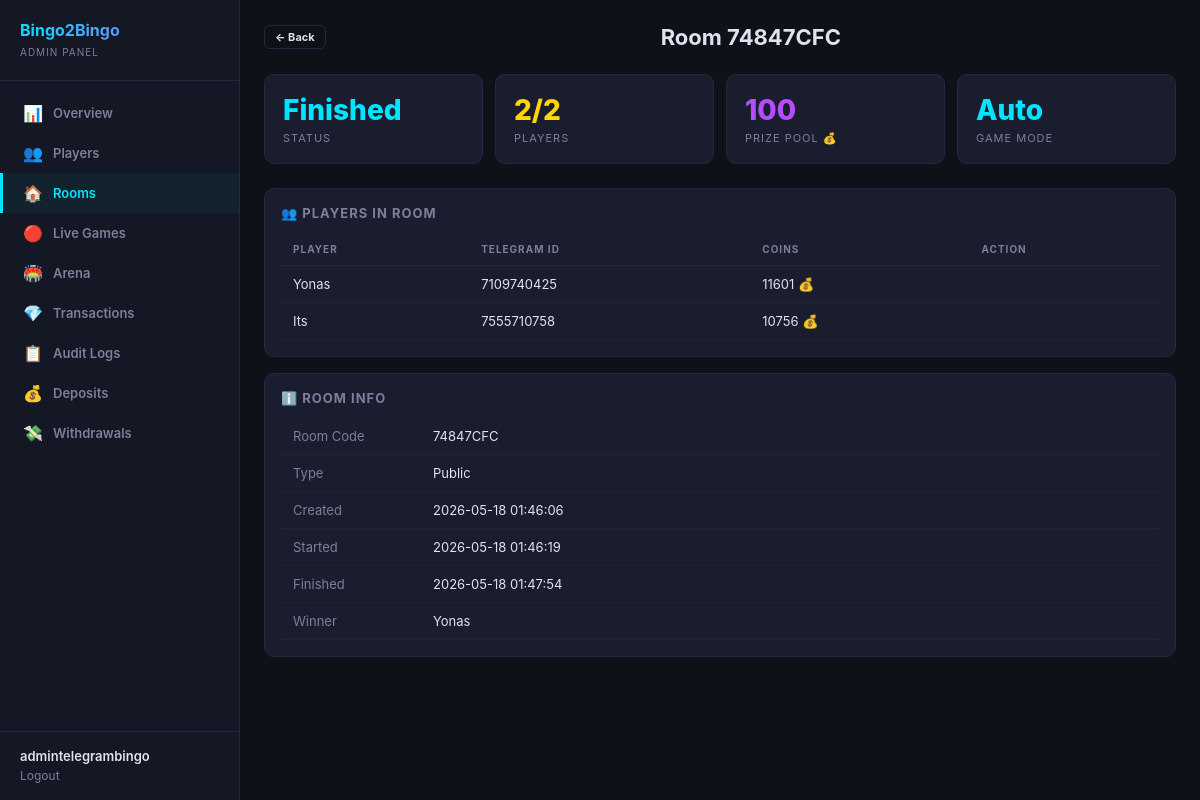
Page /dashboard/rooms/74847CFC/ (signed in) on the earlier database version.
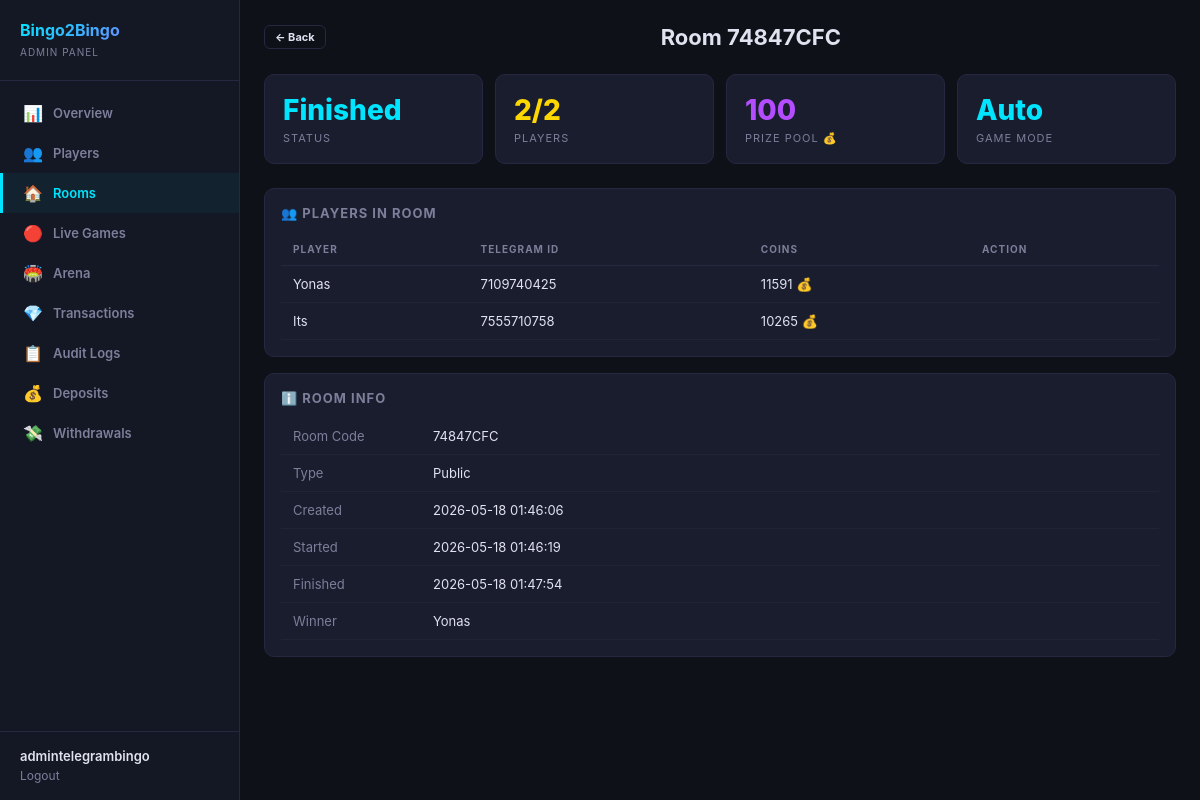
Same page on the later database version.
### games/models.py (models this page shows, shortened)
class BingoCard(models.Model):
    player = models.ForeignKey(Player, on_delete=models.CASCADE, related_name='bingo_cards')
    game_room = models.ForeignKey(GameRoom, on_delete=models.CASCADE, related_name='bingo_cards')
    numbers = models.JSONField(default=list)
    marked = models.JSONField(default=list)
    is_winner = models.BooleanField(default=False)
    created_at = models.DateTimeField(default=timezone.now)
    class Meta:
        verbose_name = 'Bingo Card'
        verbose_name_plural = 'Bingo Cards'
        unique_together = ('player', 'game_room')

### users/models.py (models this page shows, shortened)
class Player(models.Model):
    telegram_id = models.BigIntegerField(unique=True, db_index=True)
    username = models.CharField(max_length=255, blank=True, default='')
    first_name = models.CharField(max_length=255, blank=True, default='')
    phone_number = models.CharField(max_length=20, blank=True, default='')
    coins = models.BigIntegerField(default=10)
    wins = models.IntegerField(default=0)
    losses = models.IntegerField(default=0)
    games_played = models.IntegerField(default=0)
    xp = models.BigIntegerField(default=0)
    level = models.IntegerField(default=1)
    referral_code = models.CharField(max_length=32, unique=True, blank=True)
    invited_by = models.ForeignKey(
        'self', null=True, blank=True,
        on_delete=models.SET_NULL,
        related_name='invitees'
    )
    is_banned = models.BooleanField(default=False)
    last_daily_bonus = models.DateTimeField(null=True, blank=True)
    created_at = models.DateTimeField(default=timezone.now)
    class Meta:
        verbose_name = 'Player'
        verbose_name_plural = 'Players'
        ordering = ['-coins']

### dashboard/views.py (the view)
# urls.py: path('rooms/<str:room_code>/', views.room_detail, name='room_detail'),
@admin_required
def room_detail(request, room_code):
    room = get_object_or_404(
        GameRoom.objects.annotate(pc=Count('bingo_cards')).select_related('winner'),
        room_code=room_code
    )
    cards = list(BingoCard.objects.filter(game_room=room).select_related('player'))
    history = GameHistory.objects.filter(game_room=room).first()
    return render(request, 'dashboard/room_detail.html', {
        'room': room,
        'cards': cards,
        'history': history,
    })

### dashboard/auth.py (called while the page is built)
def admin_required(view_func):
    @wraps(view_func)
    def wrapper(request, *args, **kwargs):
        if not request.user.is_authenticated:
            return redirect('dashboard:login')
        if not request.user.is_staff and not request.user.is_superuser:
            messages.error(request, 'Access denied. Staff only.')
            return redirect('dashboard:login')
        return view_func(request, *args, **kwargs)
    return wrapper

### dashboard/templates/dashboard/room_detail.html (shortened to what this page needs)
{% extends 'dashboard/base.html' %}
{% block content %}
<div class="header">
  <a href="{% url 'dashboard:rooms' %}" class="btn btn-outline btn-sm">← Back</a>
  <h1>Room {{ room.room_code }}</h1>
</div>
<div class="stats-grid">
  <div class="stat-card {% if room.status == 'waiting' %}orange{% elif room.status == 'active' %}green{% else %}cyan{% endif %}">
    <div class="stat-value" id="room-status">{{ room.get_status_display }}</div>
    <div class="stat-label">Status</div>
  </div>
  <div class="stat-card gold">
    <div class="stat-value" id="player-count">{{ room.pc }}/{{ room.max_players }}</div>
    <div class="stat-label">Players</div>
  </div>
  <div class="stat-card purple">
    <div class="stat-value" id="prize-pool">{{ room.prize_pool }}</div>
    <div class="stat-label">Prize Pool 💰</div>
  </div>
  <div class="stat-card cyan">
    <div class="stat-value" id="game-mode-badge">{{ room.game_mode|default:'auto'|title }}</div>
    <div class="stat-label">Game Mode</div>
  </div>
</div>
<div class="card">
  <div class="card-header">👥 Players in Room</div>
  <table>
    <thead><tr><th>Player</th><th>Telegram ID</th><th>Coins</th><th>Action</th></tr></thead>
    <tbody>
    {% for card in cards %}
    <tr>
      <td>{{ card.player.first_name }}</td>
      <td>{{ card.player.telegram_id }}</td>
      <td>{{ card.player.coins }} 💰</td>
      <td>
      </td>
    </tr>
    {% empty %}
    <tr><td colspan="4" style="text-align:center;color:var(--muted);padding:16px;">No players</td></tr>
    {% endfor %}
    </tbody>
  </table>
</div>
<div class="card">
  <div class="card-header">ℹ️ Room Info</div>
  <table>
    <tr><td style="color:var(--muted);width:140px;">Room Code</td><td>{{ room.room_code }}</td></tr>
    <tr><td style="color:var(--muted);">Type</td><td>{{ room.get_room_type_display }}</td></tr>
    <tr><td style="color:var(--muted);">Created</td><td>{{ room.created_at|date:"Y-m-d H:i:s" }}</td></tr>
    <tr><td style="color:var(--muted);">Started</td><td>{{ room.started_at|date:"Y-m-d H:i:s"|default:"—" }}</td></tr>
    <tr><td style="color:var(--muted);">Finished</td><td>{{ room.finished_at|date:"Y-m-d H:i:s"|default:"—" }}</td></tr>
    <tr><td style="color:var(--muted);">Winner</td><td>{{ room.winner.first_name|default:"—" }}</td></tr>
  </table>
</div>
{% endblock %}

Differences in the rows shown:
changed through a linked row, BingoCard "Yonas": player.coins "11601" → "11591"
changed through a linked row, BingoCard "Its": player.coins "10756" → "10265"
